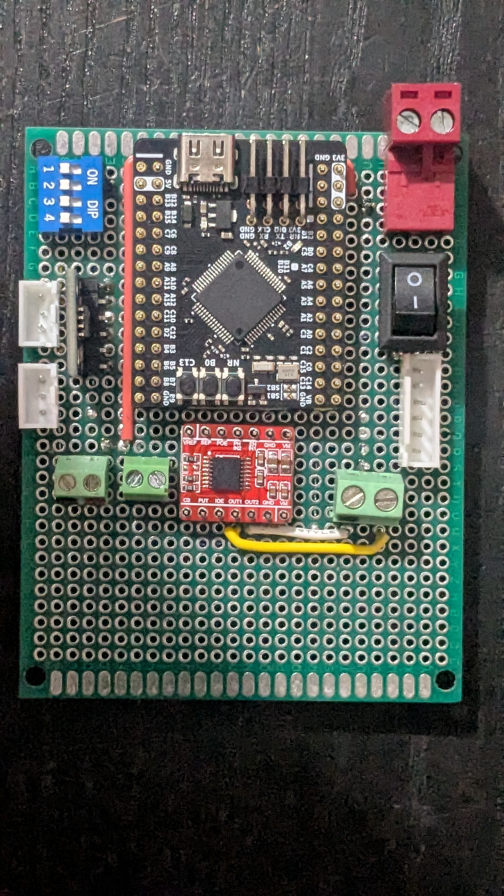
#> input picture docs/images/prototype/Prototype_DriverWheels.jpg, 1512 x 2688 px (shown at 1/3 size)
$ python driverwheels_mask.py
#> lines starting #> are read from the running program, lines starting #| are printed output that depends on the picture; after the words box and inside, x2 and y2 are one past the last pixel; in counts of white or black regions, pixels touching at a corner belong together
import cv2, numpy as np
# Background cutout (GrabCut) for docs/images/prototype/Prototype_DriverWheels.jpg -> driverwheels_mask.png
import os
S=os.path.dirname(os.path.abspath(__file__))
im=cv2.imread(S+'/../images/prototype/Prototype_DriverWheels.jpg')
#> im is the input picture: shape (2688, 1512, 3); mean B, G, R 79.4, 83.7, 80.7
H,W=im.shape[:2]; f=0.5
#> after `H, W = im.shape[:2]`: H = 2688; W = 1512
sm=cv2.resize(im,None,fx=f,fy=f)
k=1512/1125*f
def P(pts): return (np.array(pts)*k).astype(np.int32)
m=np.full(sm.shape[:2],cv2.GC_BGD,np.uint8)
# probable foreground: generous hull around board + protruding parts
cv2.fillPoly(m,[P([(30,270),(850,270),(850,170),(1045,170),(1045,280),(1045,1580),(30,1580)])],cv2.GC_PR_FGD)
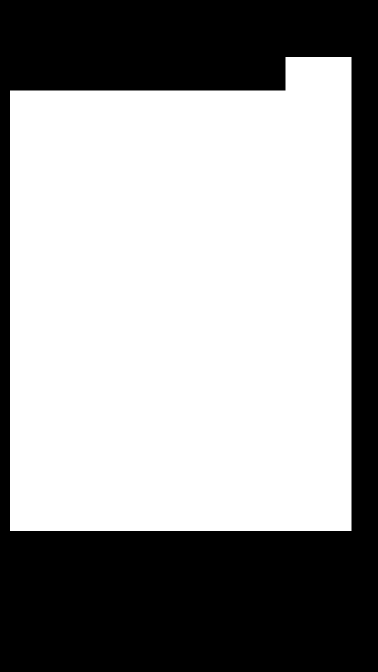
#> m: shape (1344, 756) (shown at 1/2 size); values 0 (black) and 3 (white), 60.1% white; 1 black region, box (x1, y1, x2, y2) and area: (0, 0, 756, 1344) 405497
# sure foreground: board interior and the red terminal
cv2.fillPoly(m,[P([(70,300),(1015,300),(1015,1545),(60,1545)])],cv2.GC_FGD)
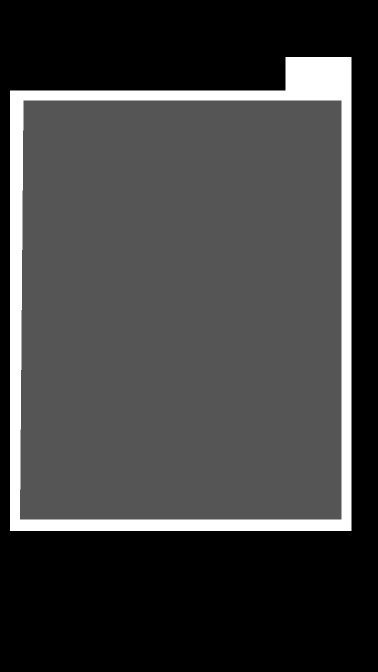
#> m: shape (1344, 756) (shown at 1/2 size); min 0, max 3, mean 0.748; drawn with min black and max white
cv2.fillPoly(m,[P([(870,195),(1020,195),(1020,500),(870,500)])],cv2.GC_FGD)
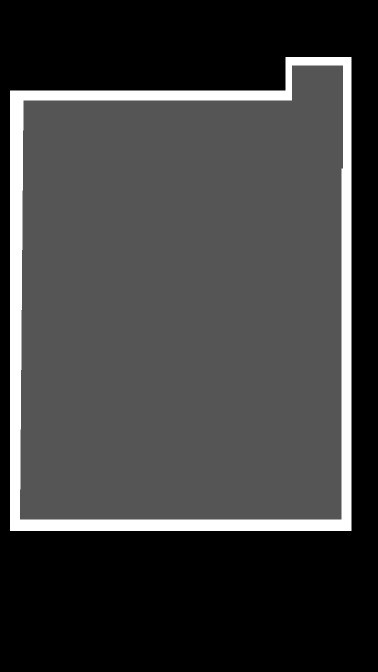
#> m: shape (1344, 756) (shown at 1/2 size); 0.74% of pixels changed, all inside (x1, y1, x2, y2) = (584, 131, 686, 337); drawn with min black and max white
bg=np.zeros((1,65),np.float64); fg=np.zeros((1,65),np.float64)
cv2.grabCut(sm,m,None,bg,fg,6,cv2.GC_INIT_WITH_MASK)
mm=np.where((m==cv2.GC_FGD)|(m==cv2.GC_PR_FGD),255,0).astype(np.uint8)
# keep largest component, fill holes
n,lab,st,_=cv2.connectedComponentsWithStats(mm)
#> n = 3
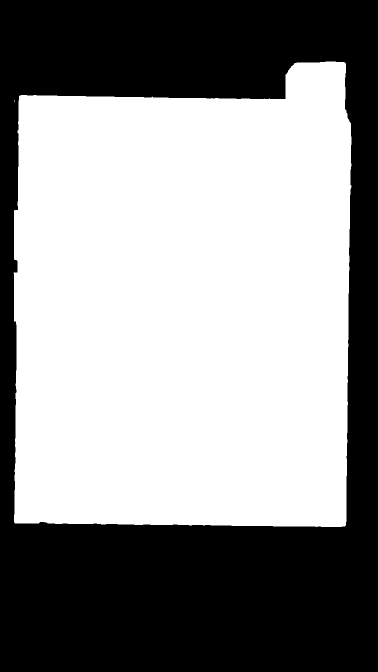
#> mm: shape (1344, 756) (shown at 1/2 size); 56.8% white; 1 black region
mm=np.where(lab==1+np.argmax(st[1:,cv2.CC_STAT_AREA]),255,0).astype(np.uint8)
cs,_=cv2.findContours(mm,cv2.RETR_EXTERNAL,cv2.CHAIN_APPROX_NONE)
#> mm: shape (1344, 756); 56.8% white; 1 black region, box (x1, y1, x2, y2) and area: (0, 0, 756, 1344) 438860
mm=np.zeros_like(mm); cv2.drawContours(mm,cs,-1,255,-1)
mm=cv2.morphologyEx(mm,cv2.MORPH_OPEN,np.ones((5,5),np.uint8))
mm=cv2.resize(mm,(W,H),interpolation=cv2.INTER_LINEAR)
mm=cv2.GaussianBlur(mm,(5,5),0)
cv2.imwrite(S+'/driverwheels_mask.png',mm)
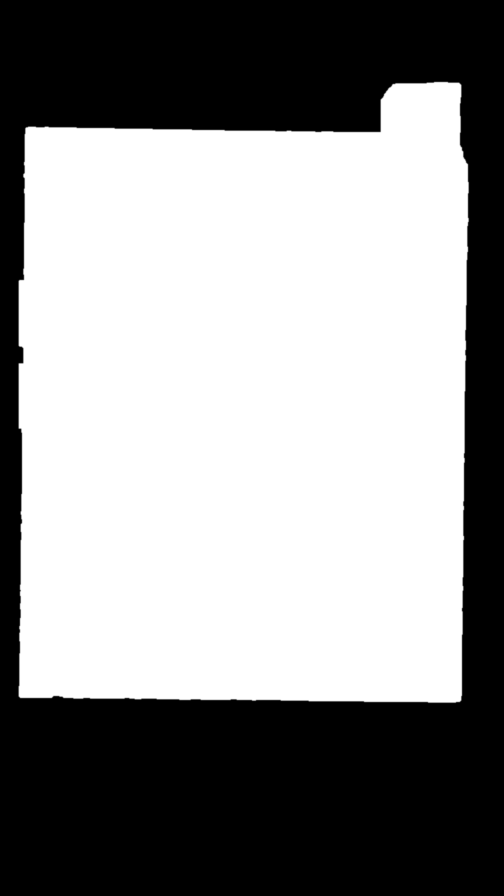
#> saved as driverwheels_mask.png: shape (2688, 1512) (shown at 1/3 size); min 0, max 255, mean 144.9
print('fg fraction',round(mm.mean()/255,3))
#| fg fraction 0.568
